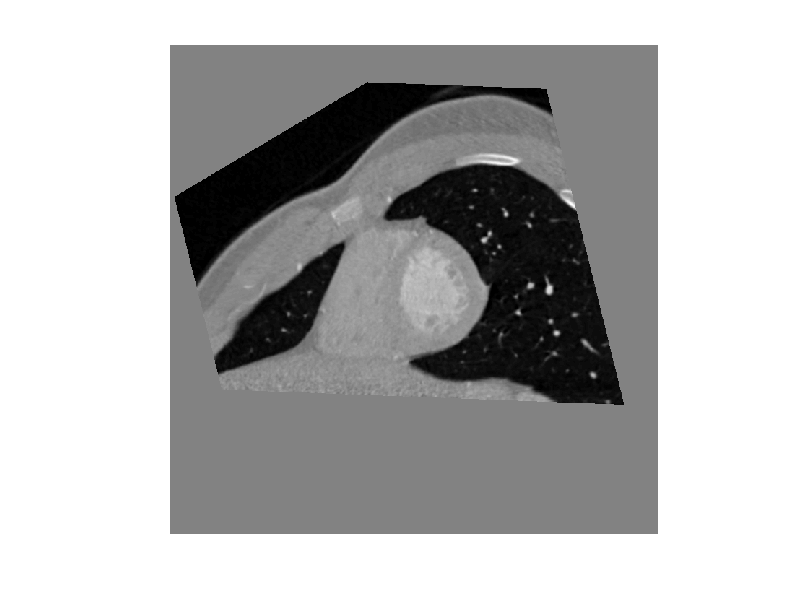

Recreate this plot in MATLAB. (Note: this script raises an error after producing the figure.)
%Cargamos el archivo con el volumen de imagenes 
storedStructure = load('01_CHAVE.mat');
%Leemos una de las imagenes 
aux=storedStructure.volumenes(:,:,1);
%Transformamos sus valores a escala de grises
img=mat2gray(aux);
originalImg=img;

%Recortamos imagen de manera interactiva
img=imcrop(img);

%Aplicamos superpixeles
[L,N]=superpixels(img,20);
BW= boundarymask(L);
imshow(imoverlay(img,BW,'cyan'))
 
%Obtenemos el histograma para cada superpixel y hacemos el promedio
%para obtener uno representativo
props=regionprops(L, img, 'PixelValues');

edges = 0:1/N:1;
numedges = length(edges);
counts= zeros(numedges-1, N);

for k = 1 : length(props)
    values = props(k).PixelValues;
    counts(:,k)=histcounts(values,edges);
end

mainHist=mean(counts);
%bar(edges(1:end-1), mainHist)



%Aplicamos superpixeles a la imagen original
[L_org,N_org]=superpixels(originalImg,600);
BW_org= boundarymask(L_org);
%imshow(imoverlay(originalImg,BW_org,'cyan'))

props_org=regionprops(L_org, originalImg, 'PixelValues');

outputImage = zeros(size(originalImg),'like',originalImg);
idx = label2idx(L_org);

for k=1:length(props_org)
    values_org = props_org(k).PixelValues;
    hist_org=histcounts(values_org,edges);
    value=get_chi_distance(mainHist,hist_org);

    Idx=idx{k};

    if (value<1000)  
        outputImage(Idx)=1;
    else
        outputImage(Idx)=mean(originalImg(Idx));
    end 
end

imshow(outputImage)
